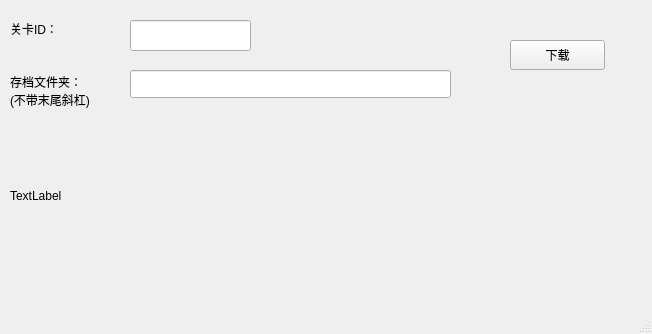
<?xml version="1.0" encoding="UTF-8"?>
<ui version="4.0">
 <class>frmMain</class>
 <widget class="QMainWindow" name="frmMain">
  <property name="geometry">
   <rect>
    <x>0</x>
    <y>0</y>
    <width>652</width>
    <height>334</height>
   </rect>
  </property>
  <property name="windowTitle">
   <string>马造关卡下载器</string>
  </property>
  <widget class="QWidget" name="centralwidget">
   <widget class="QLineEdit" name="levelID">
    <property name="geometry">
     <rect>
      <x>130</x>
      <y>20</y>
      <width>121</width>
      <height>31</height>
     </rect>
    </property>
   </widget>
   <widget class="QLabel" name="label">
    <property name="geometry">
     <rect>
      <x>10</x>
      <y>20</y>
      <width>66</width>
      <height>18</height>
     </rect>
    </property>
    <property name="text">
     <string>关卡ID：</string>
    </property>
   </widget>
   <widget class="QLineEdit" name="levelFolder">
    <property name="geometry">
     <rect>
      <x>130</x>
      <y>70</y>
      <width>321</width>
      <height>28</height>
     </rect>
    </property>
   </widget>
   <widget class="QLabel" name="label_2">
    <property name="geometry">
     <rect>
      <x>10</x>
      <y>70</y>
      <width>111</width>
      <height>41</height>
     </rect>
    </property>
    <property name="text">
     <string>存档文件夹：
(不带末尾斜杠)</string>
    </property>
   </widget>
   <widget class="QLabel" name="labelLog">
    <property name="geometry">
     <rect>
      <x>10</x>
      <y>120</y>
      <width>541</width>
      <height>151</height>
     </rect>
    </property>
    <property name="text">
     <string>TextLabel</string>
    </property>
   </widget>
   <widget class="QPushButton" name="btnDownload">
    <property name="geometry">
     <rect>
      <x>510</x>
      <y>40</y>
      <width>95</width>
      <height>30</height>
     </rect>
    </property>
    <property name="text">
     <string>下载</string>
    </property>
   </widget>
  </widget>
  <widget class="QMenuBar" name="menubar">
   <property name="geometry">
    <rect>
     <x>0</x>
     <y>0</y>
     <width>652</width>
     <height>32</height>
    </rect>
   </property>
  </widget>
  <widget class="QStatusBar" name="statusbar"/>
 </widget>
 <resources/>
 <connections/>
</ui>
